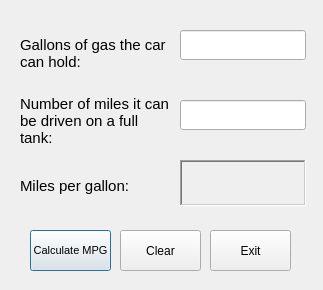
<?xml version="1.0" encoding="UTF-8"?>
<ui version="4.0">
 <class>Dialog</class>
 <widget class="QDialog" name="Dialog">
  <property name="geometry">
   <rect>
    <x>0</x>
    <y>0</y>
    <width>323</width>
    <height>290</height>
   </rect>
  </property>
  <property name="windowTitle">
   <string>Dialog</string>
  </property>
  <widget class="QLabel" name="label">
   <property name="geometry">
    <rect>
     <x>20</x>
     <y>30</y>
     <width>150</width>
     <height>46</height>
    </rect>
   </property>
   <property name="font">
    <font>
     <pointsize>11</pointsize>
    </font>
   </property>
   <property name="text">
    <string>Gallons of gas the car can hold:</string>
   </property>
   <property name="wordWrap">
    <bool>true</bool>
   </property>
  </widget>
  <widget class="QLineEdit" name="lineEditGallons">
   <property name="geometry">
    <rect>
     <x>180</x>
     <y>30</y>
     <width>126</width>
     <height>30</height>
    </rect>
   </property>
   <property name="font">
    <font>
     <pointsize>10</pointsize>
    </font>
   </property>
   <property name="inputMask">
    <string>99</string>
   </property>
  </widget>
  <widget class="QLabel" name="label_2">
   <property name="geometry">
    <rect>
     <x>20</x>
     <y>90</y>
     <width>150</width>
     <height>61</height>
    </rect>
   </property>
   <property name="font">
    <font>
     <pointsize>11</pointsize>
    </font>
   </property>
   <property name="text">
    <string>Number of miles it can be driven on a full tank:</string>
   </property>
   <property name="wordWrap">
    <bool>true</bool>
   </property>
  </widget>
  <widget class="QLineEdit" name="lineEditMiles">
   <property name="geometry">
    <rect>
     <x>180</x>
     <y>100</y>
     <width>126</width>
     <height>30</height>
    </rect>
   </property>
   <property name="font">
    <font>
     <pointsize>10</pointsize>
    </font>
   </property>
   <property name="inputMask">
    <string>9999</string>
   </property>
  </widget>
  <widget class="QLabel" name="label_3">
   <property name="geometry">
    <rect>
     <x>20</x>
     <y>170</y>
     <width>150</width>
     <height>31</height>
    </rect>
   </property>
   <property name="font">
    <font>
     <pointsize>11</pointsize>
    </font>
   </property>
   <property name="text">
    <string>Miles per gallon:</string>
   </property>
   <property name="wordWrap">
    <bool>true</bool>
   </property>
  </widget>
  <widget class="QLabel" name="label_4">
   <property name="geometry">
    <rect>
     <x>190</x>
     <y>180</y>
     <width>111</width>
     <height>31</height>
    </rect>
   </property>
   <property name="font">
    <font>
     <pointsize>14</pointsize>
    </font>
   </property>
   <property name="text">
    <string/>
   </property>
   <property name="wordWrap">
    <bool>true</bool>
   </property>
  </widget>
  <widget class="QLabel" name="labelMPG">
   <property name="geometry">
    <rect>
     <x>180</x>
     <y>160</y>
     <width>126</width>
     <height>46</height>
    </rect>
   </property>
   <property name="font">
    <font>
     <pointsize>10</pointsize>
    </font>
   </property>
   <property name="frameShape">
    <enum>QFrame::WinPanel</enum>
   </property>
   <property name="frameShadow">
    <enum>QFrame::Sunken</enum>
   </property>
   <property name="text">
    <string/>
   </property>
   <property name="wordWrap">
    <bool>true</bool>
   </property>
  </widget>
  <widget class="QPushButton" name="pushButtonCalculate">
   <property name="geometry">
    <rect>
     <x>30</x>
     <y>230</y>
     <width>81</width>
     <height>41</height>
    </rect>
   </property>
   <property name="font">
    <font>
     <pointsize>8</pointsize>
    </font>
   </property>
   <property name="text">
    <string>Calculate MPG</string>
   </property>
  </widget>
  <widget class="QPushButton" name="pushButtonClear">
   <property name="geometry">
    <rect>
     <x>120</x>
     <y>230</y>
     <width>81</width>
     <height>41</height>
    </rect>
   </property>
   <property name="text">
    <string>Clear</string>
   </property>
  </widget>
  <widget class="QPushButton" name="pushButtonExit">
   <property name="geometry">
    <rect>
     <x>210</x>
     <y>230</y>
     <width>81</width>
     <height>41</height>
    </rect>
   </property>
   <property name="text">
    <string>Exit</string>
   </property>
  </widget>
 </widget>
 <resources/>
 <connections/>
</ui>
